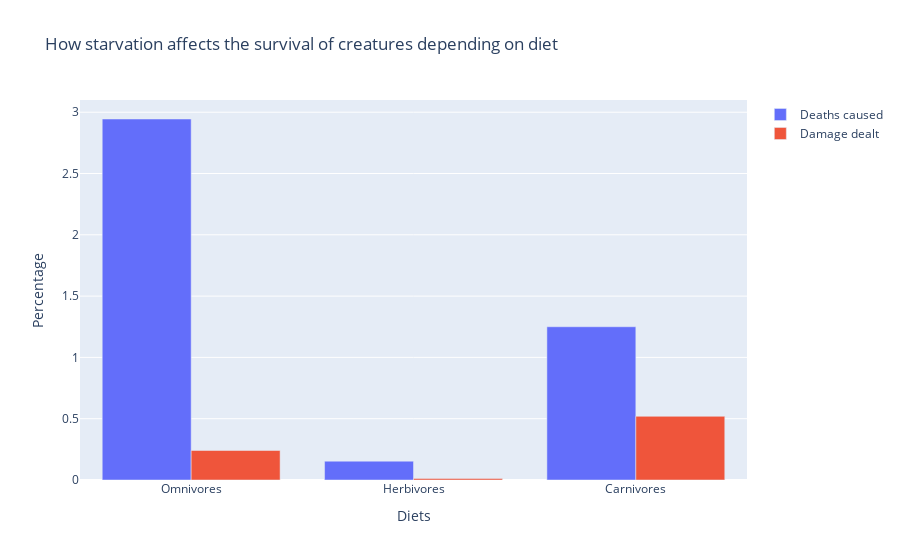

Source (notebook cell):
### Code cell
oa.ShowDietInfo(results['DietInfo'])

### Figure 1 — Plotly figure (JSON) as saved in the notebook; plotly's stock layout.template omitted (floating-point values rounded to 4 significant figures)
{"data": [{"name": "Deaths caused", "type": "bar", "x": ["Omnivores", "Herbivores", "Carnivores"], "y": [2.945, 0.1536, 1.25]}, {"name": "Damage dealt", "type": "bar", "x": ["Omnivores", "Herbivores", "Carnivores"], "y": [0.2406, 0.01204, 0.5194]}], "layout": {"title": {"text": "How starvation affects the survival of creatures depending on diet"}, "xaxis": {"title": {"text": "Diets"}}, "yaxis": {"title": {"text": "Percentage"}}}}
